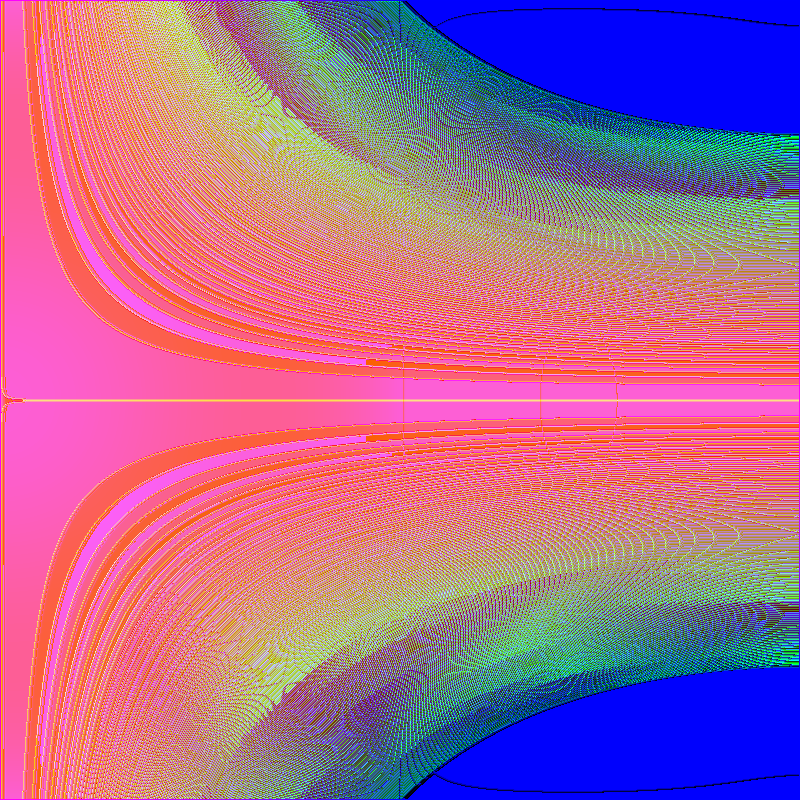
Frame 1 (no input)
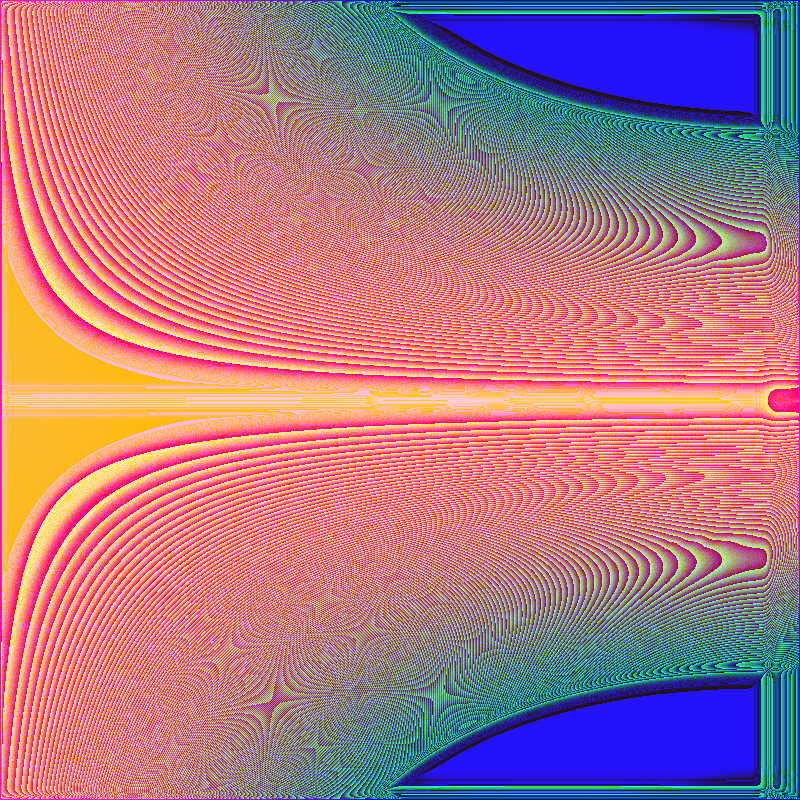
Frame 60 (the mouse pressed at the canvas centre just before this capture)
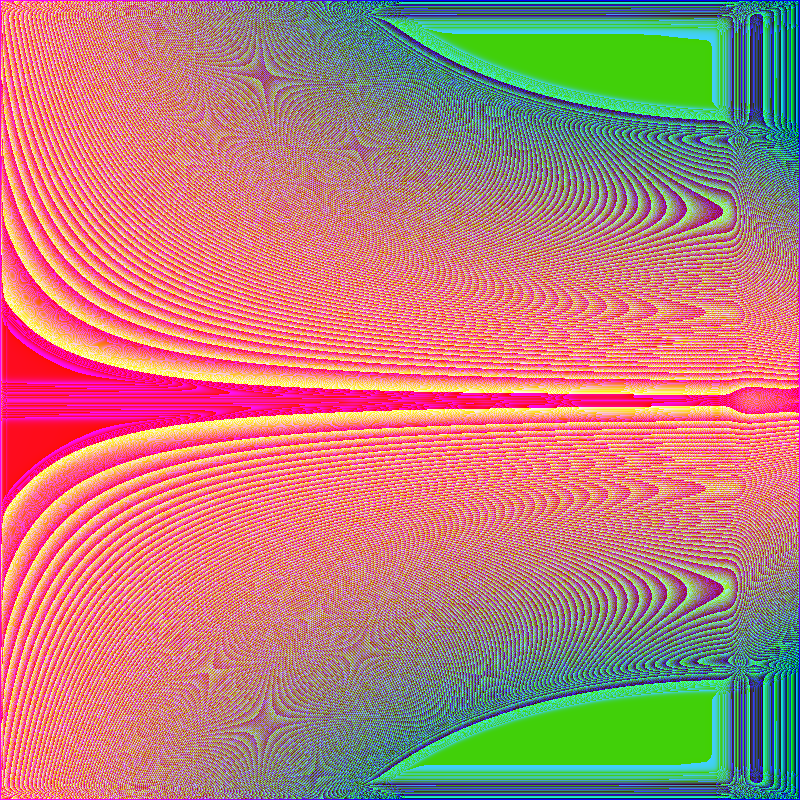
Frame 120 (the mouse held since frame 60 and released just before this capture)

The Processing sketch that drew these frames (run headless with seeded random() and noise(); from frame 60 on, the mouse is pressed at the canvas centre):

// Processing sketch: processing_57536
// ── processing_57536.pde


//convolution de jacques maire

//inspiration outrancière de "exploratory convolution" :Bogdan Vera.

/*http://www.openprocessing.org/sketch/57300
 
 */
//Une grosse partie de ce code est de Bogdan Vera
PImage gfxImage;
int delta;
float inc;
float coeff1;
void setup()
{
     coeff1 = 1.0;
     inc=0.001;
     size(800, 800);
     frameRate(20);
     gfxImage = createImage(width, height, RGB);

     gfxImage.loadPixels();
     for (int x = 0; x< width; x++)
          for (int y = 0; y< height; y++)
          {

               float sy = sin(((float)x/(float)width)*PI);
               float cy = cos(((float)x/(float)width)*PI);
               float sx = sin(((float)y/(float)height)*PI);
               float cx = sin(((float)y/(float)height)*PI);

               gfxImage.pixels[y*width + x] =
                    color( (1-(1-cy)*(1-sx))*255, (50*(3-cx*cy)*(1-2*sy*sy*cx*cy))/155.0, (1-(1-sx*cy)*sx*cy)*255.0, (1-sx*cy)/255.0  );
          }
     gfxImage.updatePixels();
}

void burst()
{

     gfxImage.loadPixels();
     for (int x = width-10; x< width; x++)
          for (int y = 0; y < height; y++)
          {
               gfxImage.pixels[x*width + y] = color(255, 255, 255);
          }

     gfxImage.updatePixels();
}

void draw()
{ 
     background(0, 0, 255);


     if (coeff1>=2.5)
          inc=-0.01f;
     if (coeff1<-2.5)
          inc=0.01f;
     coeff1+=inc;
     delta=int(coeff1);
     println(delta+"    "+coeff1);




     gfxImage.loadPixels();
     for (int x = 1; x< width-1; x++)
          for (int y = 1; y< height-1; y++)
          {
               gfxImage.pixels[y*width + x] =  (int)((
               gfxImage.pixels[y*width + x+delta] +
                    gfxImage.pixels[y*width + x-1] +
                    gfxImage.pixels[y*width + x+1] +
                    gfxImage.pixels[(y-1)*width + x+ abs(delta)] +
                    gfxImage.pixels[(y+1)*width + x] ) / 5.01 );
          }
     gfxImage.updatePixels();

     image(gfxImage, 0, 0);
}
